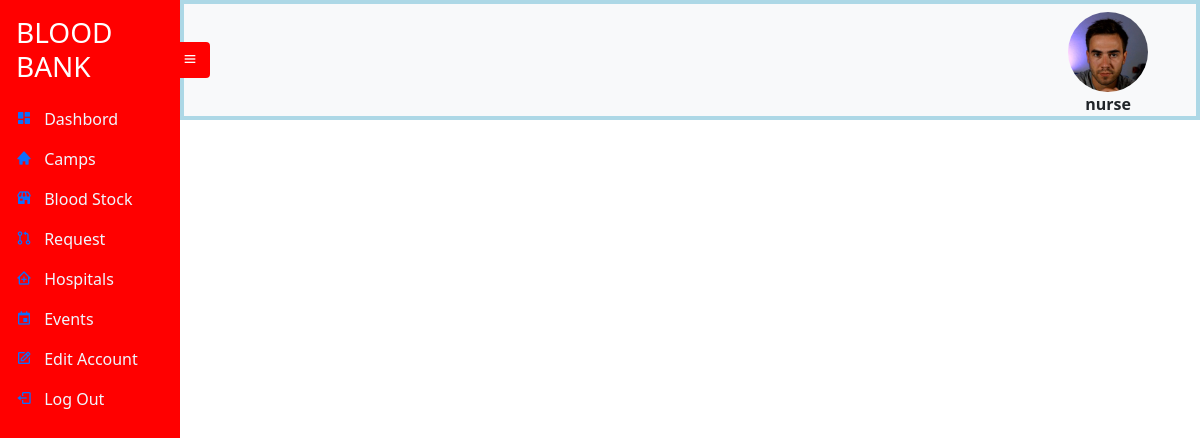
The app's page /bbmanager (signed in) with its own data.
### UserAccount/models.py (models this page shows, shortened)
class UserRegistration(models.Model):
    User_id = models.UUIDField(default=uuid.uuid4, unique=True,
                          primary_key=True, editable=False)
    FirstName = models.CharField(max_length=20 , null=True , blank=True)
    LastName = models.CharField(max_length=20 , null=True , blank=True)
    Address_id = models.OneToOneField(Address , on_delete=models.CASCADE)
    Age = models.IntegerField(null=True , blank=True)
    Account_id = models.OneToOneField(Account , on_delete=models.CASCADE)
    ProfilePic= models.FileField(null=True, blank=True, upload_to='profilepic/', default="profilepic/defaultprofile.jpeg")

class Account(AbstractUser):
    Role = models.CharField(max_length=25, null=True , blank=True)

### BBManager/views.py (the view)
# urls.py: path('bbmanager',views.BBmanager, name='bbmanager'),
def BBmanager(request):
    context=Userstate(request)
    return render(request ,  'bbmanager/bbmanager.html' , context) # sending the state of the user for the page rendered

### BBManager/views.py (called while the page is built)
def Userstate(request):  # for getting the state of the user
    state = request.user
    account = UserRegistration.objects.get(Account_id=state.id)
    context={'account':account}
    return context

### templates/bbmanager/bbmanager.html (shortened to what this page needs)
{% extends 'sidebarbase.html' %}
{% block content1 %}
    <div
      class="side-navbar active-nav d-flex justify-content-between flex-wrap flex-column"
      id="sidebar"
    >
      <ul class="nav flex-column text-white w-100">
        <a href="{% url 'bbdashbord' 'notall' %}" class="nav-link h3 text-white my-2">
          BLOOD BANK
        </a>
        <li class="nav-link">
          <i class="bx bxs-dashboard"></i>
          <span class="mx-2" ><a class="inner-anchor"  href="{% url 'bbdashbord' 'notall' %}"> Dashbord</a></span>
        </li>
        <li class="nav-link">
          <i class="bx bxs-home"></i>
          <span class="mx-2" ><a class="inner-anchor" href="{% url 'camps' 'notall' %}"> Camps</a></span>
        </li>
        <li class="nav-link">
          <i class="bx bxs-store"></i>
          <span class="mx-2" ><a class="inner-anchor" href="{% url 'bloodstock' %}"> Blood Stock</a></span>
        </li>
        <li class="nav-link">
          <i class="bx bx-git-pull-request"></i>
          <span class="mx-2" ><a class="inner-anchor" href="{% url 'hospitalrequest' 'notall' %}"> Request</a></span>
        </li>
        <li  class="nav-link">
          <i class="bx bx-clinic"></i>
          <span class="mx-2" ><a class="inner-anchor" href="{% url 'hospitals' 'notall' %}"> Hospitals</a></span>
        </li>
        <li class="nav-link">
          <i class="bx bx-calendar-event"></i>
          <span class="mx-2" ><a class="inner-anchor" href="{% url 'events' 'notall' %}"> Events</a></span>
        </li>
        <li class="nav-link">
          <i class="bx bx-edit"></i>
          <span class="mx-2" ><a class="inner-anchor" href="{% url 'editpassword'  %}"> Edit Account</a></span>
        </li>
        <li class="nav-link">
          <i class="bx bx-log-out"></i>
          <span class="mx-2" ><a class="inner-anchor" href="{% url 'logout' %}" > Log Out </a></span>
        </li>
      </ul>
    </div>
    <div class="p-1 my-container active-cont" style="background-color:lightblue">
      <nav class="navbar top-navbar navbar-light bg-light px-5">
        <a class="btn border-0" id="menu-btn"><i class="bx bx-menu"></i></a>
        <figure id="image">
          <img src="/static/images/{{ account.ProfilePic }}" style="height: 80px;
          width: 80px;
          border-radius: 50%; " >
          <figcaption style="text-align: center;"><b>{{user.username}}</b></figcaption>
        </figure>
              </nav>
{% endblock %}

### static/styles/sidebar.css (style rules this page uses)
* { margin: 0; padding: 0; box-sizing: border-box; }
body { min-height: 100vh; background-color: #fff; }
.side-navbar { width: 180px; height: 100%; position: fixed; margin-left: -300px; background-color: red; transition: 0.5s; }
.my-container { transition: 0.4s; }
.active-nav { margin-left: 0; }
.active-cont { margin-left: 180px; }
#menu-btn { background-color: red ; color: #fff; margin-left: -62px; }
#image { max-width: 300px; height: 80px; border-radius: 50%; top: 10px; right: 0px; }
.inner-anchor { color: aliceblue; text-decoration: black; }

### records on screen
UserRegistration: ProfilePic (picture)
Account: username "nurse"
